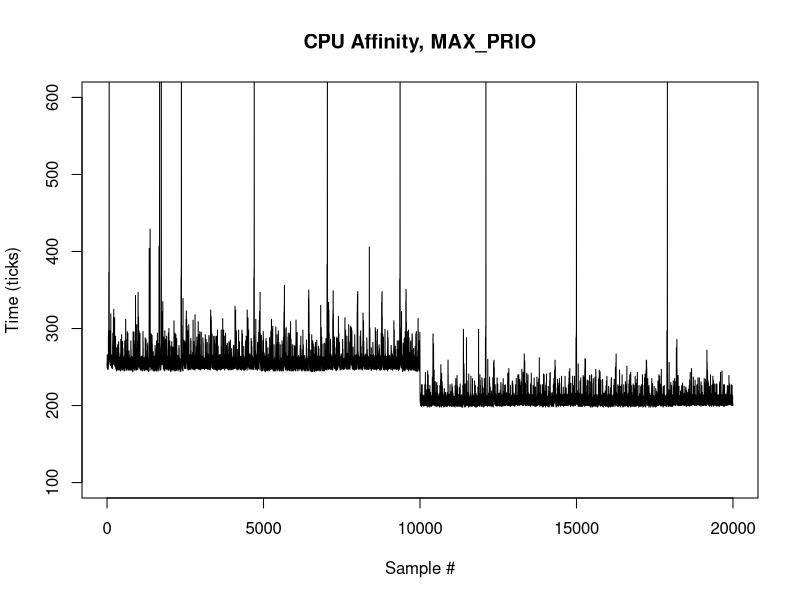
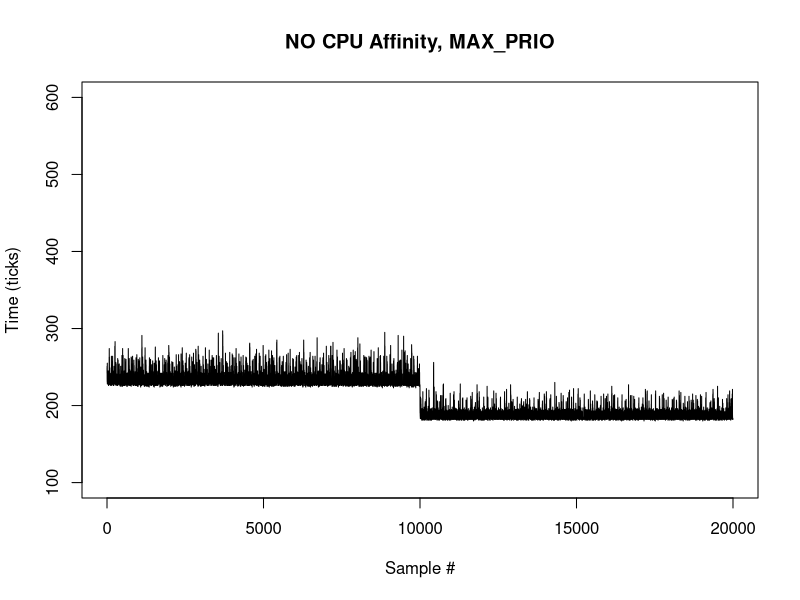
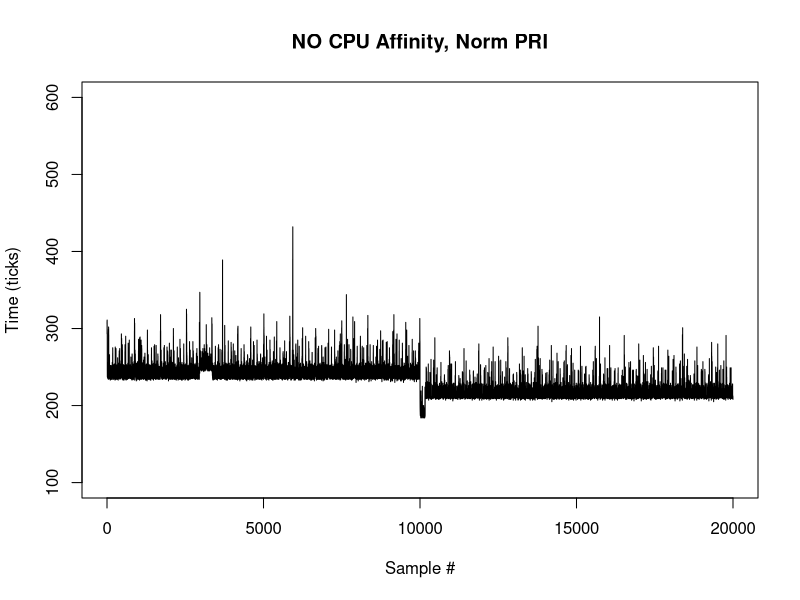
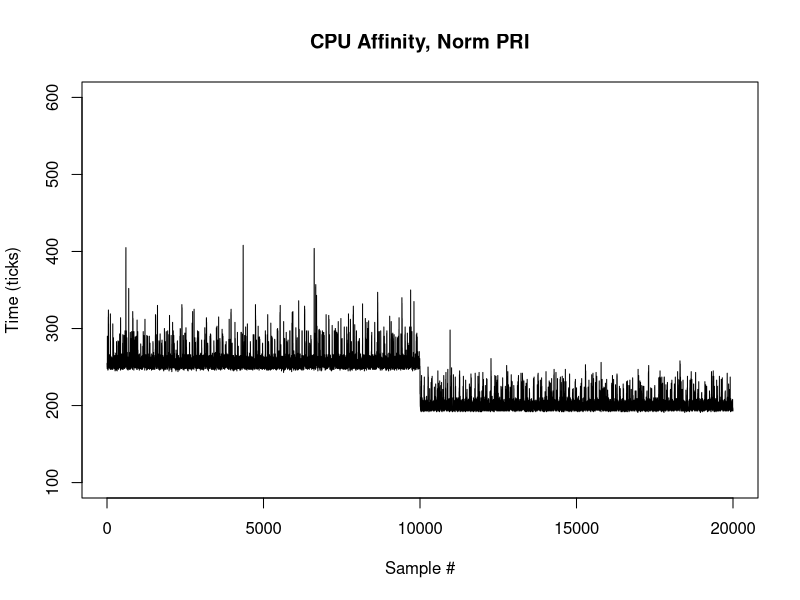

Source code (R) for these figures, in order:
mydata = read.csv("../data/affinity_maxpri.csv")
vals<-c(mydata$X)
plot(vals, type="l", xlab="Sample #", ylab="Time (ticks)", ylim=c(100, 600))
title("CPU Affinity, MAX_PRIO")

mydata = read.csv("../data/no_affinity_maxpri.csv")
vals<-c(mydata$X)
plot(vals, type="l", xlab="Sample #", ylab="Time (ticks)", ylim=c(100, 600))
title("NO CPU Affinity, MAX_PRIO")

mydata = read.csv("../data/no_affinity_normpri.csv")
vals<-c(mydata$X)
plot(vals, type="l", xlab="Sample #", ylab="Time (ticks)", ylim=c(100, 600))
title("NO CPU Affinity, Norm PRI")

mydata = read.csv("../data/affinity_normpri.csv")
vals<-c(mydata$X)
plot(vals, type="l", xlab="Sample #", ylab="Time (ticks)", ylim=c(100, 600))
title("CPU Affinity, Norm PRI")
